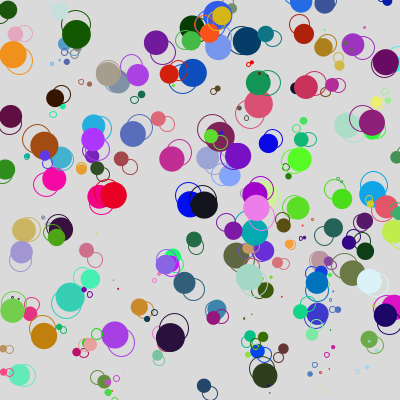
Frame 1 (no input)
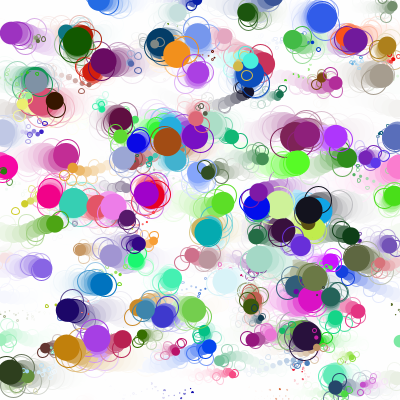
Frame 60 (the mouse pressed at the canvas centre just before this capture)
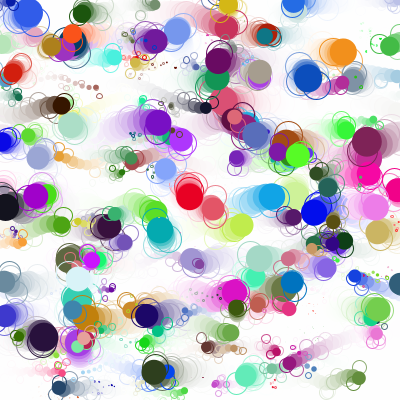
Frame 120 (the mouse held since frame 60 and released just before this capture)

The Processing sketch that drew these frames (run headless with seeded random() and noise(); from frame 60 on, the mouse is pressed at the canvas centre):

// Processing sketch: processing_8975
// ── processing_8975.pde

Ball[]b=new Ball[200];

void setup(){
  size(400,400);
  smooth();
  frameRate(40);
  for (int i = 0; i<b.length;i++){
    b[i]= new Ball(random(width),random(height),random(30),random(-7,7), color(random(255),random(255),random(255)));
  }
}

void draw(){
  fill(255,70);
  noStroke();
  rectMode(CORNER);
  rect(0,0,width,height);
  for (int i = 0;i<b.length;i++){
    b[i].show();
    b[i].move();
  }
}
class Ball{
  float x,y,dia,spd;
  color c;

  Ball(float x_,float y_,float dia_,float spd_, color c_){
    x=x_;
    y=y_;
    dia=dia_;
    spd=spd_;
    c=c_;
  }

  void show(){
    noStroke();
    fill(c);
    ellipseMode(CENTER);
    ellipse(x,y,dia,dia);
    noFill();
    stroke(c);
    ellipse(x+random(-10,10),y+random(-10,10),dia,dia);
  }

  void move(){
    x+=spd;
    y+=3*cos(x);

    if (x>width){
      x=0;

    }
    if (x<0){
      x=width;
    }    
  }
}
